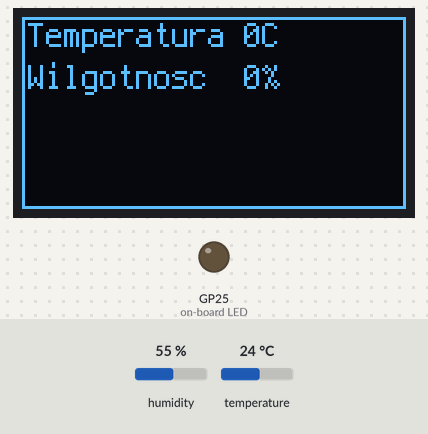
Recording of a program running on a simulated Raspberry Pi Pico running CircuitPython. Parts: 128×64 one-colour display, output pins drawn as LEDs (lit = HIGH). The inputs (shaded band) are chosen by the test bench; at power-on: humidity 55 %, temperature 24 °C. Files the program writes start out absent; what the program prints to the serial console is not drawn.

Above: at 1.1 s.
At 5.88 s:
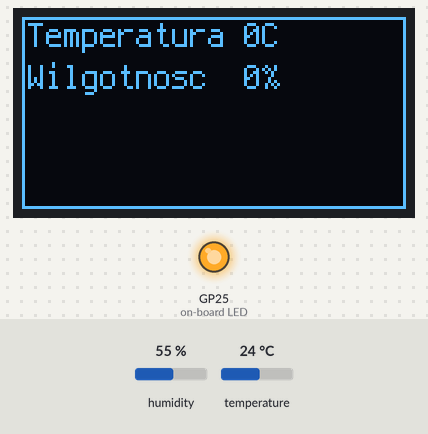
At 64.9 s:
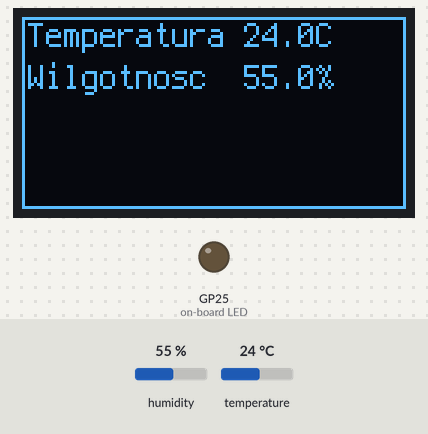
At 129.87 s:
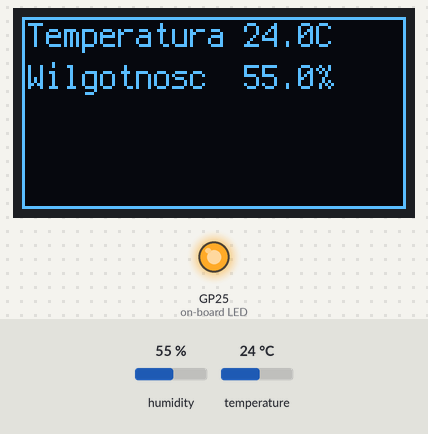
Timing chart, 0 to 130.0 s (numbered marks = the images above):
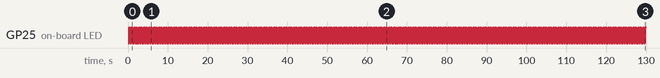

Measured:
- by itself, GP25 (on-board LED): repeats every 1.3 s: LOW 0.25 s, HIGH 0.25 s, LOW 0.50 s, HIGH 0.25 s

The program:

code.py
```python
from config import *
from przydatne_funkcje import *
from Interval import Interval
import asyncio
#############KONFIGURACJA#########################################################
#############USTAWIENIE CZUJNIKA#############
dht = config_dht()
#############USTAWIENIE EKRANU#############
splash = config_SSD1306()

TEXT1 = f'{"Temperatura":<{11}} {0}C'
text_area_0 = label.Label(terminalio.FONT, text=TEXT1, color=0xFFFFFF, x=2, y=6)
splash.append(text_area_0)

TEXT2 = f'{"Wilgotnosc":<{11}} {0}{"%"}'
text_area_1 = label.Label(terminalio.FONT, text=TEXT2, color=0xFFFFFF, x=2, y=20)
splash.append(text_area_1)
#############USTAWIENIE GUZIKA#############
btn = config_port(board.GP15, in_or_out=True)
btn_last = False
#############USTAWIENIE LED#############
led = config_port(board.LED)
#################################################################################

async def main():
    interval_1 = Interval(0.5)  # Do obsługi Wilgotności
    interval_2 = Interval(1)    # Do obsługi Temperatury
    interval_3 = Interval(0.25) # Do obsługi diody
    count = 5

    hum_task = asyncio.create_task(calculate_value(dht, count, interval_1, "hum"))
    temp_task = asyncio.create_task(calculate_value(dht, count, interval_2, "temp"))
    led_task = asyncio.create_task(blink(led, interval_3, 20))

    hum = await hum_task
    temp = await temp_task

    await led_task

    print("Temperatura: {}C  Wilgotność: {}%".format(temp, hum))

    desc = "Na dworze jest "+checkTemperature(temp)+" i "+checkHumidity(hum)+"\n"
    try:
        saveToFile("dane.csv", temp, hum, desc)
    except:
        print("Nie można zapisać plików na urządzeniu!")

    return temp, hum


while True:
    temperature, humidity = asyncio.run(main())
    text_area_0.text = f'{"Temperatura":<{11}} {temperature}C'
    text_area_1.text = f'{"Wilgotnosc":<{11}} {humidity}{"%"}'
```

config.py
```python
import adafruit_displayio_ssd1306, adafruit_dht
import board, busio, displayio, os, terminalio, time, digitalio
from adafruit_display_text import label

def config_dht():
    dht = adafruit_dht.DHT11(board.GP28)
    return dht

def config_SSD1306():
    displayio.release_displays()

    SDA, SCL = board.GP4, board.GP5
    I2C = busio.I2C(SCL, SDA)
    display_bus = displayio.I2CDisplay(I2C, device_address=0x3C)
    display = adafruit_displayio_ssd1306.SSD1306(display_bus, width=128, height=64)

    splash = displayio.Group()
    display.show(splash)

    color_bitmap = displayio.Bitmap(128, 64, 1)
    color_palette = displayio.Palette(1)
    color_palette[0] = 0xFFFFFF  # White

    bg_sprite = displayio.TileGrid(color_bitmap, pixel_shader=color_palette, x=0, y=0)
    splash.append(bg_sprite)

    ## Draw a smaller inner rectangle
    inner_bitmap = displayio.Bitmap(126, 62, 1)
    inner_palette = displayio.Palette(1)
    inner_palette[0] = 0x000000  # Black

    inner_sprite = displayio.TileGrid(inner_bitmap, pixel_shader=inner_palette, x=1, y=1)
    splash.append(inner_sprite)
    return splash

def config_port(pin, in_or_out=False):
    port = digitalio.DigitalInOut(pin)
    if in_or_out:
        port.direction = digitalio.Direction.INPUT
    else:
        port.direction = digitalio.Direction.OUTPUT

    return port
```

przydatne_funkcje.py
```python
import asyncio

def checkHumidity(humidity):
    if humidity > 70:
        return "weź parasol"
    elif humidity > 40:
        return "nie potrzebny ci parasol"
    else:
        return "pamiętaj aby pic wode"

def checkTemperature(temperature):
    if temperature > 25:
        return "goraco"
    elif temperature > 15:
        return "przyjemnie"
    else:
        return "zimno"

def saveToFile(fileName, temperature, humidity, desc):
    with open(fileName, "a") as file:
        separator = ";"
        text = f'{temperature}{separator}{humidity}{separator}{desc}'
        file.write(text)
        file.flush()

async def blink(led, interval, count):
    for _ in range(count):
        led.value = not led.value
        await asyncio.sleep(interval.value)

async def calculate_value(dht, count, interval, temp_or_hum):
    tmp = 0
    for _ in range(count):
        if temp_or_hum=="temp":
            tmp += dht.temperature
        elif temp_or_hum=="hum":
            tmp += dht.humidity
        await asyncio.sleep(interval.value)

    return tmp/count
```

Interval.py
```python
class Interval():
    def __init__(self, value):
        self.value = value
```
